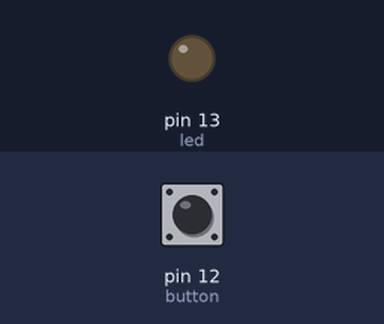
The sketch below on a simulated Arduino Uno, built with avr-gcc and run on an emulated ATmega328P. Shown: output pins drawn as LEDs (lit = HIGH). Inputs (shaded band) come from the test bench; at power-on: pin 12 (button) LOW.

Above: at 1.2 s.
1.3 s: pin 12 (button) pulled HIGH for 3.2 s
At 4.1 s:
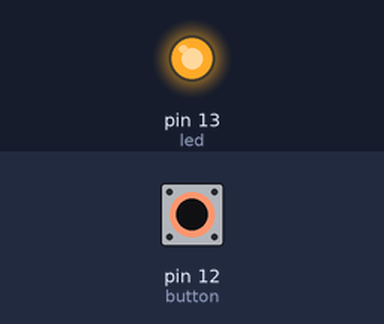
Timing chart, 0 to 5.6 s (numbered marks = the images above; inputs shaded):
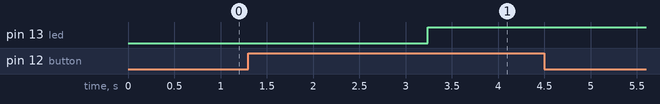

Measured:
- after the input at 1.3 s, pin 13 (led): LOW → HIGH after 1.9 s

The sketch:

push_button_PWM.ino
```cpp
int led = 13;
int button = 12;
int buttonState = 0;
int brightness = 0;
int brightup = 2;
void setup() {
  pinMode(led, OUTPUT);
  pinMode(button, INPUT);
}
void loop() {
  analogWrite(led, brightness);
  buttonState = digitalRead(button);
  if ( buttonState == HIGH ) {
    brightness = brightness + brightup;
  }
  if ( brightness == 255 ) {
    brightness = 0;
  }
  delay(30);
}
```
